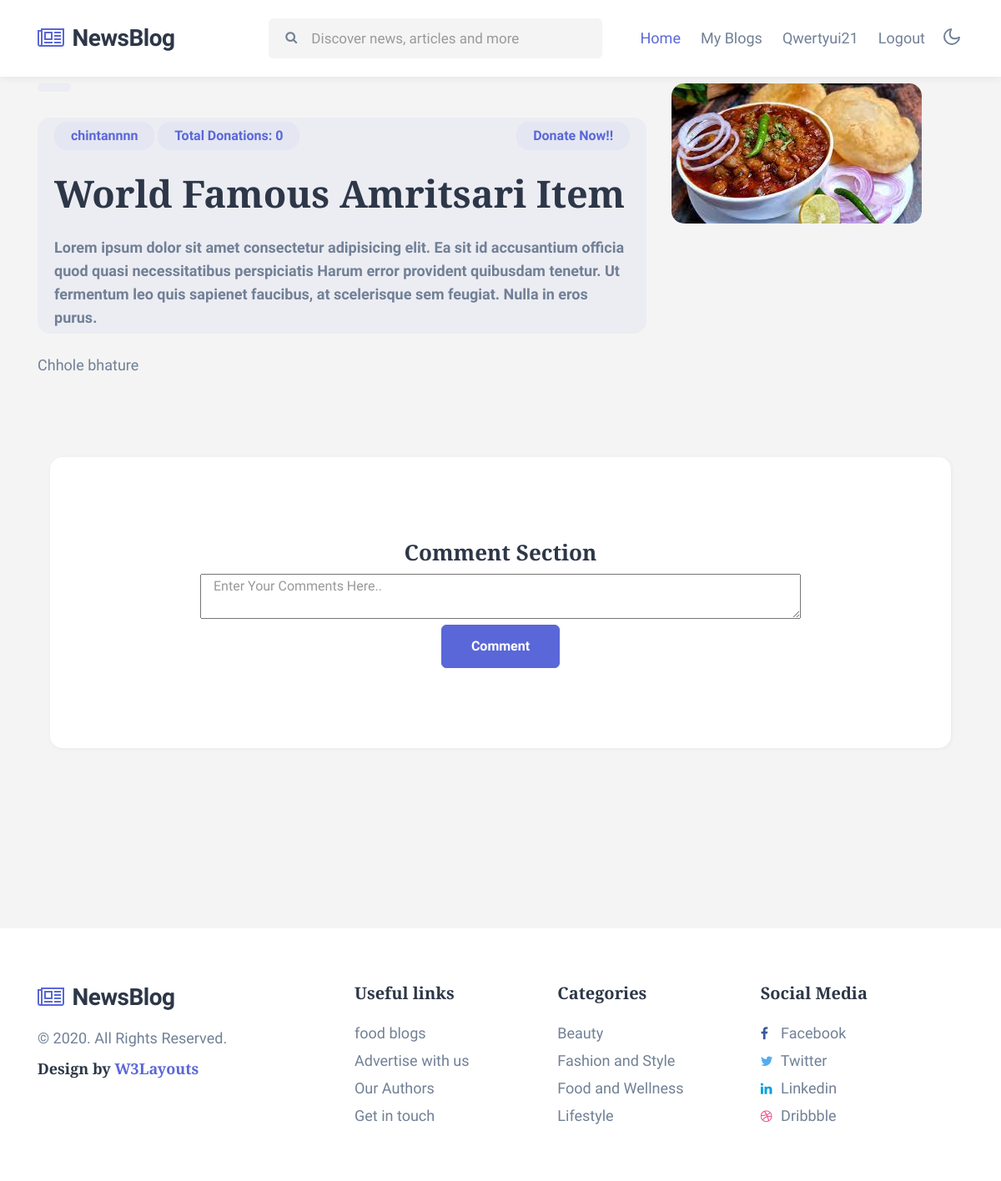
Page /single_blog/6 (signed in) on the earlier database version.
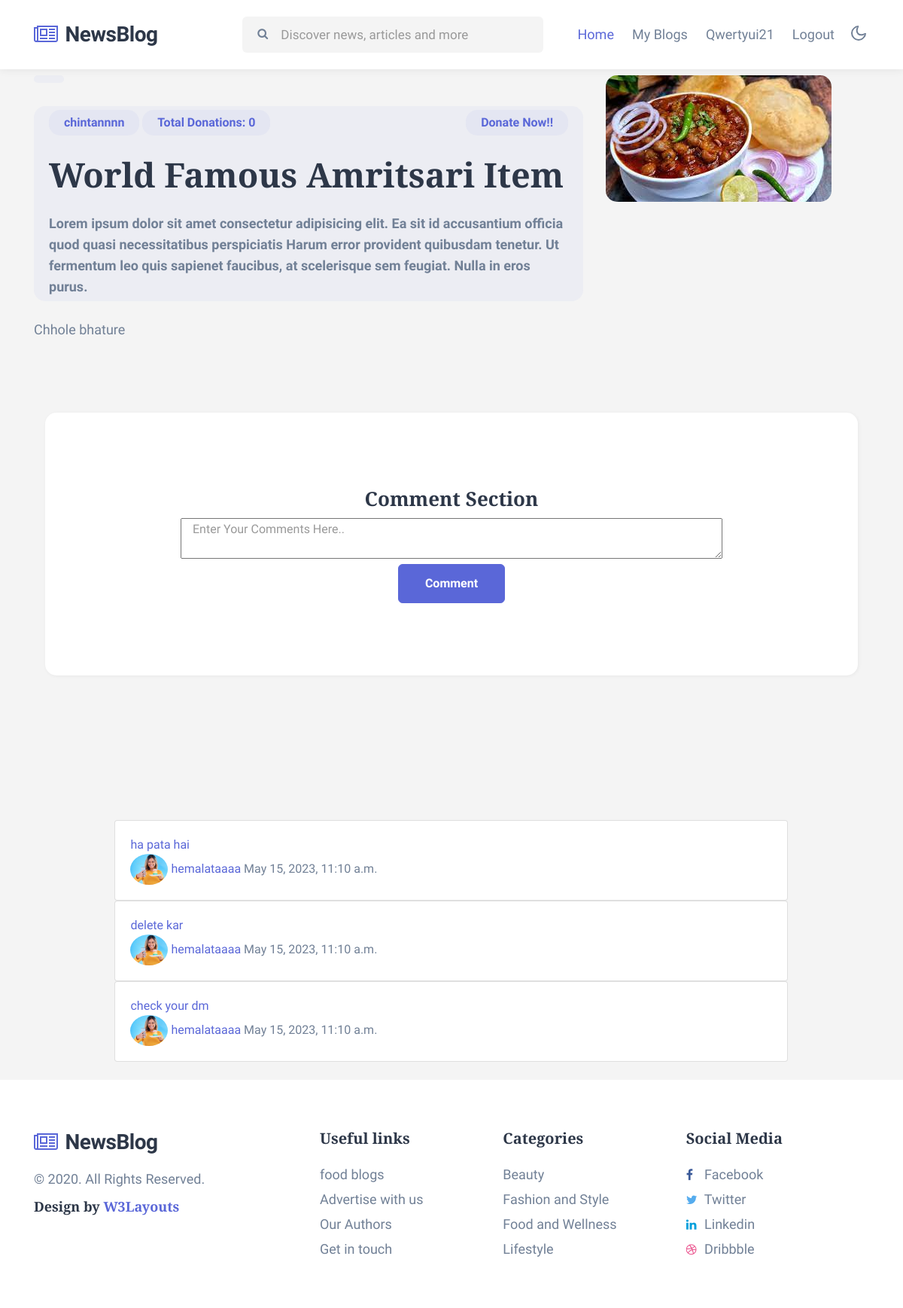
Same page on the later database version.
### blogapp/models.py (models this page shows, shortened)
class Comment(models.Model):
    message = models.CharField(max_length=150)
    time = models.DateTimeField(auto_now=True)
    user = models.ForeignKey(User, on_delete=models.CASCADE)
    blog = models.ForeignKey(Blog, on_delete=models.CASCADE)

class User(models.Model):
    v1 = [('Male', 'Male'),
          ('Female', 'Female'),
          ('Others', 'Others')]
    first_name = models.CharField(max_length=150)
    last_name = models.CharField(max_length=150)
    email = models.EmailField(unique=True)
    username = models.CharField(max_length=100, unique=True)
    password = models.CharField(max_length=100)
    gender = models.CharField(max_length=50, choices=v1)
    pic = models.FileField(upload_to='profile_pics', default='sad.png')

### blogapp/views.py (the view)
# urls.py: path('single_blog/<int:bid>', single_blog, name='single_blog'),
def single_blog(request, bid):
    b1 = Blog.objects.get(id = bid)
    f_list = Comment.objects.filter(blog = b1)
    try:
        u1 = User.objects.get(email = request.session['email'])
        d_list = Donate.objects.filter(blog = b1)
        total_doantions = 0
        for i in d_list:
            total_doantions += i.amount
        return render(request, 'single_blog.html', {'userdata':u1, 'blog_data': b1, 'f_comments':f_list, 't_amount': total_doantions})
    except:
        return render(request, 'single_blog.html', {'blog_data': b1, 'f_comments': f_list, 't_amount': total_doantions})

### blogapp/templates/single_blog.html (shortened to what this page needs)
{% extends 'base.html' %}
{% load static %}
{% block content %}
<section class="w3l-testimonials" id="testimonials">
    <div class="testimonials pt-2 pb-5">
        <div class="container pb-lg-5">
            <div class=" mb-md-0 mb-sm-5 mb-4">
                <div class="item">
                    <div class="row slider-info">
                        <div class="col-lg-8 message-info align-self">
                            <span class="label-blue mb-sm-4 mb-3"></span>
                            <span class="label-blue mb-sm-4 mb-3"><span>
                            <span class="label-blue mb-sm-4 mb-3"> {{blog_data.user.username}} </span>
                            <span class="label-blue mb-sm-4 mb-3"> Total Donations: {{t_amount}} </span>
                            <span class="label-blue mb-sm-4 mb-3 pull-right"><a href="{% url 'donate' blog_data.id %}" >Donate Now!!</a></a></span>
                            <h3 class="title-big mb-4"> {{blog_data.title}}
                            </h3>
                            <p class="message">Lorem ipsum dolor sit amet consectetur adipisicing elit. Ea
                                sit id accusantium officia quod quasi necessitatibus perspiciatis Harum error
                                provident quibusdam tenetur. Ut fermentum leo quis sapienet faucibus, at
                                scelerisque sem feugiat. Nulla in eros purus.
                            </p>
                        </div>
                        <div class="col-lg-4 col-md-4 img-circle ">
                            <img src="{{blog_data.pic.url}}" class="img-fluid radius-image-full" alt="client image">
                        </div>
                        <br><br><br>
                        <div class="col-lg-12">
                            <p>
                                {{blog_data.des}}
                            </p>
                         </div>
                         <div class="w3l-subscribe py-5 col-md-12">
                         <div class="container py-lg-5 py-md-4">
                            <div class="w3l-subscribe-content text-center bg-clr-white py-md-5 py-2">
                                <div class="py-5">
                                    <h3 class="section-title-left mb-2">Comment Section</h3>
                                    <form action="{% url 'add_comment' blog_data.id %}" method="POST" class="subscribe">
                                        <textarea class="col-lg-8" name="troll"  placeholder="Enter Your Comments Here.." ></textarea>
                                        <br>
                                        <button class="btn btn-style btn-primary">Comment</button>
                                    </form>
                                </div>
                            </div>
                        </div>
                        </div>
                    </div>
                </div>
            </div>
        </div>
    </div>
    <div class="row container " >
        <div class="col-lg-1" ></div>
        <div class="col-lg-10 col-md-10 item">
            {% for i in f_comments %}
            <div class="card">
                <div class="card-body blog-details">
                    <a href="#blog-single.html" class="blog-desc">{{i.message}}
                    </a>
                    <div class="author align-items-center">
                        <ul class="blog-meta">
                            <li>
                                <img src="{{i.user.pic.url}}" alt="" style="max-width: 50px; max-height: 50px;" class="img-fluid rounded-circle">
                                <a href="author.html">{{i.user.username}}</a> </a>
                                <span class="meta-value">{{i.time}}</span>
                            </li>
                        </ul>
                    </div>
                </div>
            </div>
            {% endfor %}
        </div>
        <div class="col-lg-1" ></div>
    </div>
</section>
<br>
{% endblock %}

Differences in the rows shown:
added Comment: message "ha pata hai", user.pic (picture), user.username "hemalataaaa", time "May 15, 2023, 11:10 a.m."
added Comment: message "delete kar", user.pic (picture), user.username "hemalataaaa", time "May 15, 2023, 11:10 a.m."
added Comment: message "check your dm", user.pic (picture), user.username "hemalataaaa", time "May 15, 2023, 11:10 a.m."
